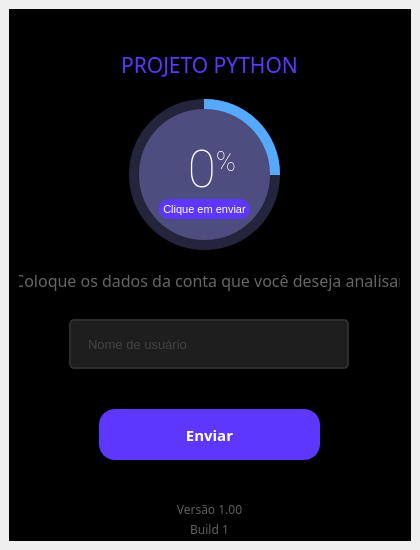
<?xml version="1.0" encoding="UTF-8"?>
<ui version="4.0">
 <class>SWCloud</class>
 <widget class="QMainWindow" name="SWCloud">
  <property name="geometry">
   <rect>
    <x>0</x>
    <y>0</y>
    <width>420</width>
    <height>550</height>
   </rect>
  </property>
  <property name="minimumSize">
   <size>
    <width>420</width>
    <height>550</height>
   </size>
  </property>
  <property name="maximumSize">
   <size>
    <width>420</width>
    <height>550</height>
   </size>
  </property>
  <property name="cursor">
   <cursorShape>ArrowCursor</cursorShape>
  </property>
  <property name="windowTitle">
   <string>SWCloud</string>
  </property>
  <property name="windowIcon">
   <iconset>
    <normaloff>../SWCloud.ico</normaloff>../SWCloud.ico</iconset>
  </property>
  <property name="styleSheet">
   <string notr="true">background-color: rgb(0, 0, 0
);</string>
  </property>
  <widget class="QWidget" name="centralwidget">
   <property name="minimumSize">
    <size>
     <width>420</width>
     <height>550</height>
    </size>
   </property>
   <property name="maximumSize">
    <size>
     <width>420</width>
     <height>550</height>
    </size>
   </property>
   <layout class="QGridLayout" name="gridLayout">
    <item row="0" column="0">
     <widget class="QFrame" name="frame">
      <property name="maximumSize">
       <size>
        <width>420</width>
        <height>550</height>
       </size>
      </property>
      <property name="styleSheet">
       <string notr="true">background-color: rgb(324,81,73);</string>
      </property>
      <property name="frameShape">
       <enum>QFrame::StyledPanel</enum>
      </property>
      <property name="frameShadow">
       <enum>QFrame::Raised</enum>
      </property>
      <widget class="QPushButton" name="btnEnviar">
       <property name="geometry">
        <rect>
         <x>90</x>
         <y>400</y>
         <width>221</width>
         <height>51</height>
        </rect>
       </property>
       <property name="maximumSize">
        <size>
         <width>250</width>
         <height>250</height>
        </size>
       </property>
       <property name="font">
        <font>
         <family>Arial Black</family>
         <pointsize>11</pointsize>
         <weight>75</weight>
         <bold>true</bold>
        </font>
       </property>
       <property name="focusPolicy">
        <enum>Qt::StrongFocus</enum>
       </property>
       <property name="styleSheet">
        <string notr="true">QPushButton {	
	background-color: rgb(94, 55,255 );
	border: 2px solid rgb(94, 55,255 );
    color:rgb(255, 255,255 );
	border-radius: 16px;
}
QPushButton:hover {	
	background-color: rgb(60, 60, 60);
	border: 2px solid rgb(70, 70, 70);
}
QPushButton:pressed {	
	background-color: rgb(85, 170, 255);
	border: 2px solid rgb(94, 55,255 );
	color: rgb(35, 35, 35);
}</string>
       </property>
       <property name="text">
        <string>Enviar</string>
       </property>
      </widget>
      <widget class="QLabel" name="versao">
       <property name="geometry">
        <rect>
         <x>-10</x>
         <y>490</y>
         <width>421</width>
         <height>21</height>
        </rect>
       </property>
       <property name="font">
        <font>
         <family>Montserrat Medium</family>
         <pointsize>9</pointsize>
         <weight>50</weight>
         <bold>false</bold>
        </font>
       </property>
       <property name="styleSheet">
        <string notr="true">color: rgb(96,96,96)</string>
       </property>
       <property name="text">
        <string>Versão 1.00</string>
       </property>
       <property name="alignment">
        <set>Qt::AlignCenter</set>
       </property>
      </widget>
      <widget class="QLabel" name="build">
       <property name="geometry">
        <rect>
         <x>-10</x>
         <y>510</y>
         <width>421</width>
         <height>21</height>
        </rect>
       </property>
       <property name="font">
        <font>
         <family>Montserrat Medium</family>
         <pointsize>9</pointsize>
         <weight>50</weight>
         <bold>false</bold>
        </font>
       </property>
       <property name="styleSheet">
        <string notr="true">color: rgb(96,96,96)</string>
       </property>
       <property name="text">
        <string>Build 1</string>
       </property>
       <property name="alignment">
        <set>Qt::AlignCenter</set>
       </property>
      </widget>
      <widget class="QLabel" name="projeto_Python">
       <property name="geometry">
        <rect>
         <x>-10</x>
         <y>40</y>
         <width>421</width>
         <height>31</height>
        </rect>
       </property>
       <property name="font">
        <font>
         <family>Montserrat SemiBold</family>
         <pointsize>16</pointsize>
        </font>
       </property>
       <property name="layoutDirection">
        <enum>Qt::LeftToRight</enum>
       </property>
       <property name="styleSheet">
        <string notr="true">	color: rgb(94, 55,255 )</string>
       </property>
       <property name="text">
        <string>PROJETO PYTHON</string>
       </property>
       <property name="alignment">
        <set>Qt::AlignCenter</set>
       </property>
      </widget>
      <widget class="QLabel" name="texto2">
       <property name="geometry">
        <rect>
         <x>10</x>
         <y>260</y>
         <width>381</width>
         <height>22</height>
        </rect>
       </property>
       <property name="font">
        <font>
         <family>Montserrat Medium</family>
         <pointsize>12</pointsize>
         <weight>50</weight>
         <bold>false</bold>
        </font>
       </property>
       <property name="layoutDirection">
        <enum>Qt::LeftToRight</enum>
       </property>
       <property name="styleSheet">
        <string notr="true">color: rgb(101,101,101)</string>
       </property>
       <property name="text">
        <string>Coloque os dados da conta que você deseja analisar</string>
       </property>
       <property name="alignment">
        <set>Qt::AlignCenter</set>
       </property>
      </widget>
      <widget class="QLineEdit" name="lineEdit_user">
       <property name="geometry">
        <rect>
         <x>60</x>
         <y>310</y>
         <width>280</width>
         <height>50</height>
        </rect>
       </property>
       <property name="font">
        <font>
         <family>Segoe UI</family>
         <pointsize>10</pointsize>
        </font>
       </property>
       <property name="styleSheet">
        <string notr="true">QLineEdit {
	border: 2px solid rgb(45, 45, 45);
	border-radius: 5px;
	padding: 15px;
	background-color: rgb(30, 30, 30);	
	color: rgb(100, 100, 100);
}
QLineEdit:hover {
	border: 2px solid rgb(94, 55,255 );
}
QLineEdit:focus {
	border: 2px solid rgbrgb(94, 55,255 );	
	color: rgb(200, 200, 200);
}</string>
       </property>
       <property name="maxLength">
        <number>32</number>
       </property>
       <property name="placeholderText">
        <string>Nome de usuário</string>
       </property>
      </widget>
      <widget class="QFrame" name="circularProgressBarBase">
       <property name="geometry">
        <rect>
         <x>120</x>
         <y>90</y>
         <width>151</width>
         <height>151</height>
        </rect>
       </property>
       <property name="layoutDirection">
        <enum>Qt::LeftToRight</enum>
       </property>
       <property name="frameShape">
        <enum>QFrame::NoFrame</enum>
       </property>
       <property name="frameShadow">
        <enum>QFrame::Raised</enum>
       </property>
       <widget class="QFrame" name="circularBg">
        <property name="geometry">
         <rect>
          <x>0</x>
          <y>0</y>
          <width>151</width>
          <height>151</height>
         </rect>
        </property>
        <property name="styleSheet">
         <string notr="true">QFrame{
	border-radius: 75px;
	background-color: rgba(77, 77, 127, 120);
}</string>
        </property>
        <property name="frameShape">
         <enum>QFrame::NoFrame</enum>
        </property>
        <property name="frameShadow">
         <enum>QFrame::Raised</enum>
        </property>
        <widget class="QFrame" name="circularProgress">
         <property name="geometry">
          <rect>
           <x>0</x>
           <y>0</y>
           <width>151</width>
           <height>151</height>
          </rect>
         </property>
         <property name="styleSheet">
          <string notr="true">QFrame{
	border-radius: 75px;
	background-color: qconicalgradient(cx:0.5, cy:0.5, angle:90, stop:0.749 rgba(255, 0, 127, 0), stop:0.750 rgba(85, 170, 255, 255));
}</string>
         </property>
         <property name="frameShape">
          <enum>QFrame::NoFrame</enum>
         </property>
         <property name="frameShadow">
          <enum>QFrame::Raised</enum>
         </property>
         <widget class="QFrame" name="container">
          <property name="geometry">
           <rect>
            <x>10</x>
            <y>10</y>
            <width>131</width>
            <height>131</height>
           </rect>
          </property>
          <property name="styleSheet">
           <string notr="true">QFrame{
	border-radius:65px;
	background-color: rgb(77, 77, 127);
}</string>
          </property>
          <property name="frameShape">
           <enum>QFrame::NoFrame</enum>
          </property>
          <property name="frameShadow">
           <enum>QFrame::Raised</enum>
          </property>
          <widget class="QLabel" name="labelPercentage">
           <property name="geometry">
            <rect>
             <x>-2</x>
             <y>30</y>
             <width>150</width>
             <height>62</height>
            </rect>
           </property>
           <property name="maximumSize">
            <size>
             <width>150</width>
             <height>150</height>
            </size>
           </property>
           <property name="font">
            <font>
             <family>Roboto Thin</family>
             <pointsize>68</pointsize>
            </font>
           </property>
           <property name="styleSheet">
            <string notr="true">background-color: none;
color: #FFFFFF</string>
           </property>
           <property name="frameShape">
            <enum>QFrame::StyledPanel</enum>
           </property>
           <property name="text">
            <string>&lt;p&gt;&lt;span style=&quot; font-size:38pt;&quot;&gt;0&lt;/span&gt;&lt;span style=&quot; font-size:30pt; vertical-align:super;&quot;&gt;%&lt;/span&gt;&lt;/p&gt;</string>
           </property>
           <property name="alignment">
            <set>Qt::AlignCenter</set>
           </property>
          </widget>
          <widget class="QLabel" name="labelTitle">
           <property name="geometry">
            <rect>
             <x>-2</x>
             <y>20</y>
             <width>131</width>
             <height>21</height>
            </rect>
           </property>
           <property name="maximumSize">
            <size>
             <width>200</width>
             <height>200</height>
            </size>
           </property>
           <property name="font">
            <font>
             <family>Segoe UI</family>
             <pointsize>10</pointsize>
            </font>
           </property>
           <property name="styleSheet">
            <string notr="true">background-color: none;
color: #FFFFFF</string>
           </property>
           <property name="text">
            <string/>
           </property>
           <property name="alignment">
            <set>Qt::AlignCenter</set>
           </property>
          </widget>
          <widget class="QLabel" name="labelLoadingInfo">
           <property name="geometry">
            <rect>
             <x>-20</x>
             <y>90</y>
             <width>171</width>
             <height>20</height>
            </rect>
           </property>
           <property name="minimumSize">
            <size>
             <width>10</width>
             <height>10</height>
            </size>
           </property>
           <property name="maximumSize">
            <size>
             <width>180</width>
             <height>20</height>
            </size>
           </property>
           <property name="font">
            <font>
             <family>Segoe UI</family>
             <pointsize>8</pointsize>
            </font>
           </property>
           <property name="styleSheet">
            <string notr="true">QLabel{
	border-radius: 10px;	
	background-color: rgb(94, 55, 255);
	color: #FFFFFF;
	margin-left: 40px;
	margin-right: 40px;
}</string>
           </property>
           <property name="frameShape">
            <enum>QFrame::NoFrame</enum>
           </property>
           <property name="text">
            <string>Clique em enviar</string>
           </property>
           <property name="textFormat">
            <enum>Qt::AutoText</enum>
           </property>
           <property name="alignment">
            <set>Qt::AlignCenter</set>
           </property>
          </widget>
         </widget>
        </widget>
       </widget>
      </widget>
     </widget>
    </item>
   </layout>
  </widget>
 </widget>
 <tabstops>
  <tabstop>btnEnviar</tabstop>
 </tabstops>
 <resources/>
 <connections/>
</ui>
